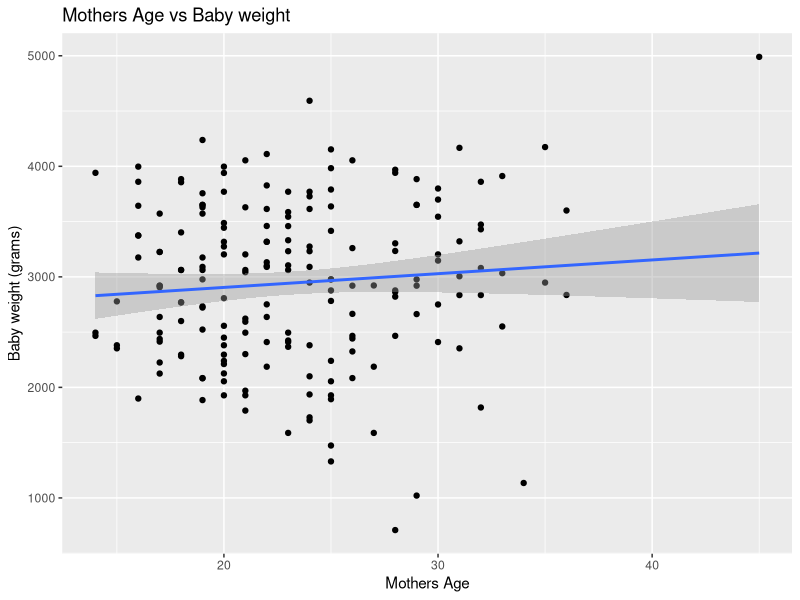
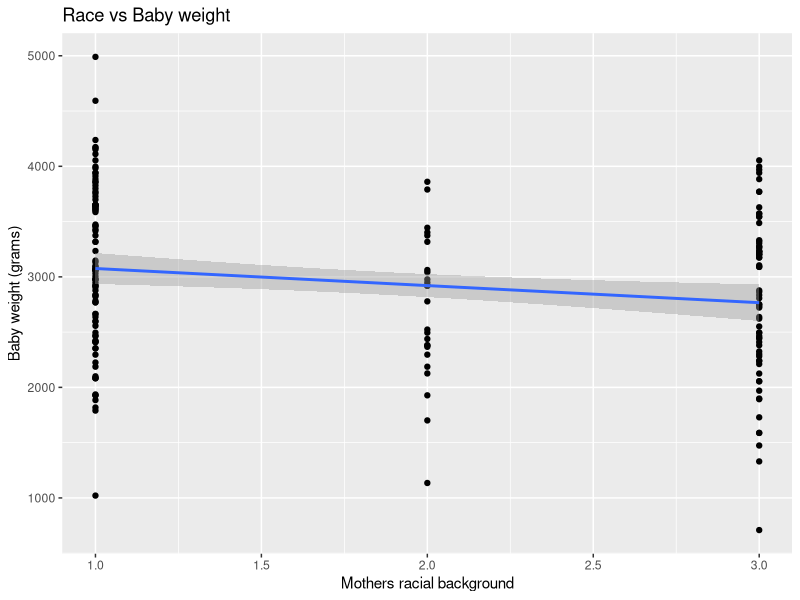
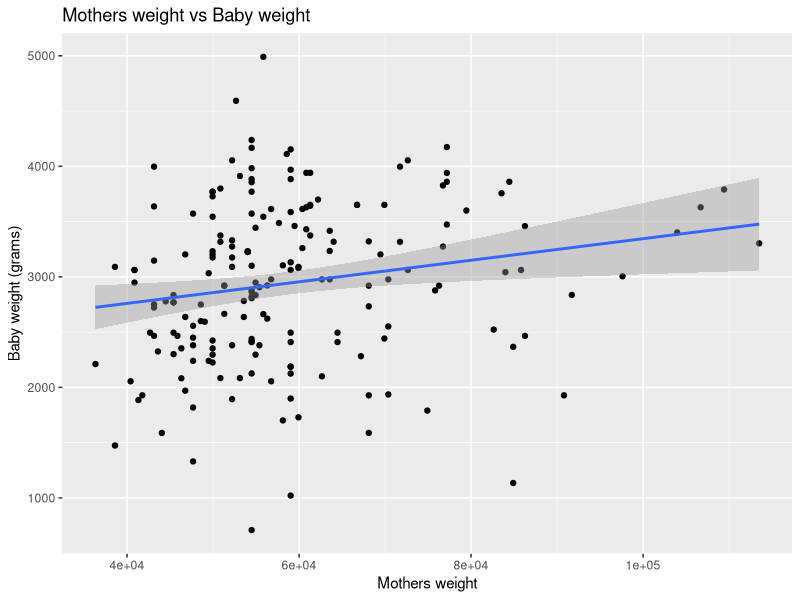
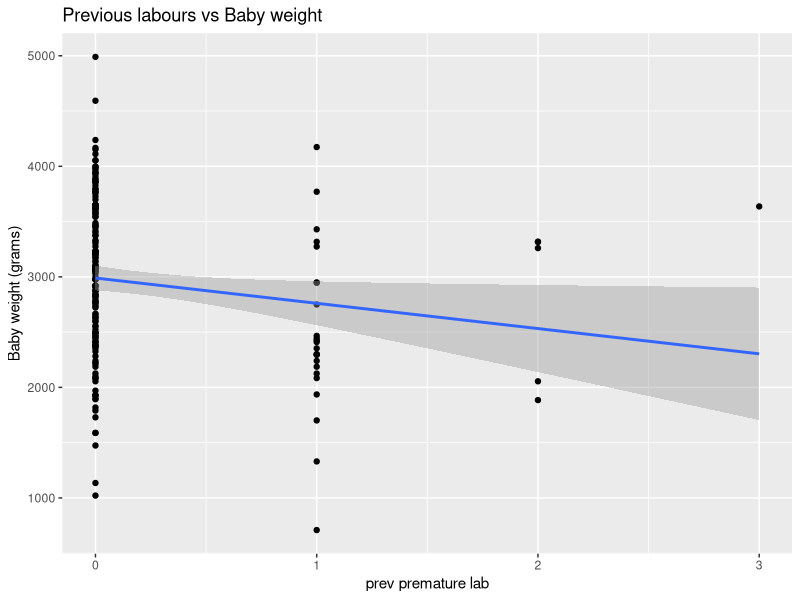
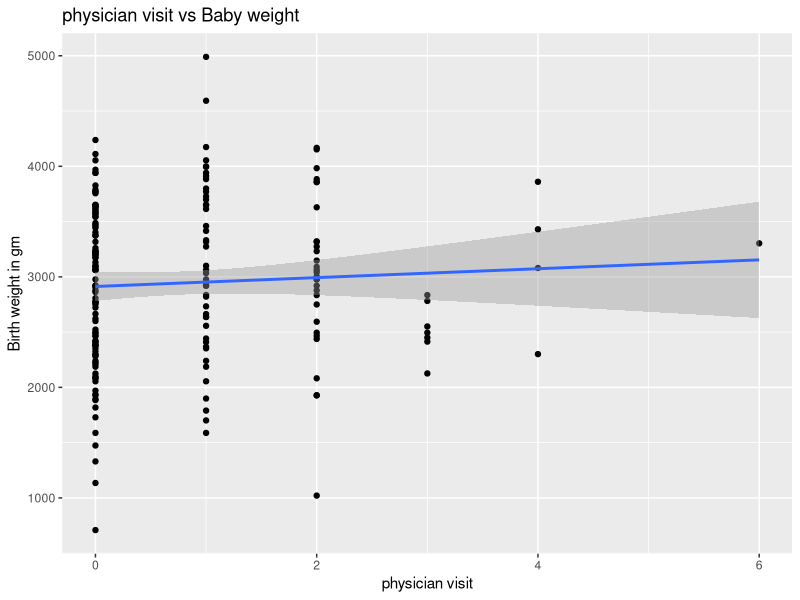
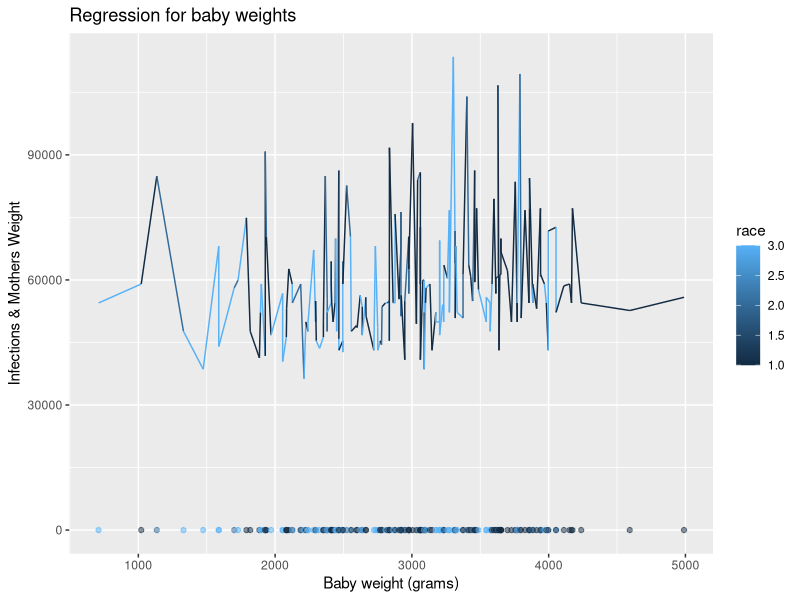

These figures' R source, in order:
## ---- chunk 1
library(MASS)
?birthwt
data("birthwt")
View(birthwt)
library(ggplot2)
## ---- chunk 2
library(data.table)
head(birthwt)
birthwt <- data.table(birthwt)
View(birthwt)
## ---- chunk 3
lr_age = lm(bwt~age, data=birthwt)
lr_age

plot1 <- ggplot(birthwt, aes(y = bwt, x = age)) + geom_point() +
geom_smooth(method = lm) +
labs(x = "Mothers Age", y = "Baby weight (grams)",
title = "Mothers Age vs Baby weight")
plot1
## ---- chunk 4
lr_race = lm(bwt~race, data=birthwt)
lr_race

plot5 <- ggplot(birthwt, aes(y = bwt, x = race)) + geom_point() +
geom_smooth(method = lm) +
labs(x = "Mothers racial background", y = "Baby weight (grams)",
title = "Race vs Baby weight")
plot5
## ---- chunk 5
birthwt$gram_lwt = (birthwt$lwt*454)
View(birthwt)
## ---- chunk 6
lr_lwt = lm(bwt~gram_lwt, data=birthwt)
lr_lwt

plot2 <- ggplot(birthwt, aes(y = bwt, x = gram_lwt)) + geom_point() +
geom_smooth(method = lm) +
labs(x = "Mothers weight", y = "Baby weight (grams)",
title = "Mothers weight vs Baby weight")
plot2
## ---- chunk 7
lr_ptl = lm(bwt~ptl, data=birthwt)
lr_ptl

plot3 <- ggplot(birthwt, aes(y = bwt, x = ptl)) + geom_point() +
geom_smooth(method = lm) +
labs(x = "prev premature lab", y = "Baby weight (grams)",
title = "Previous labours vs Baby weight")
plot3
## ---- chunk 8
lr_ftv = lm(bwt~ftv, data=birthwt)
lr_ftv

plot4 <- ggplot(birthwt, aes(y = bwt, x = ftv)) + geom_point() +
geom_smooth(method = lm) +
labs(x = "physician visit", y = "Birth weight in gm",
title = "physician visit vs Baby weight")
plot4
## ---- chunk 9
model_summ = lm(bwt ~ low + age + gram_lwt + race + smoke + ptl + ht + ui + ftv, data = birthwt)
summary(model_summ)

ggplot(birthwt, aes(x=bwt)) + 
  geom_point(aes(color=race, y=ui), alpha=0.5) + 
  geom_line(aes(color=race, y=gram_lwt)) +
  labs(title="Regression for baby weights",
       x="Baby weight (grams)",
       y="Infections & Mothers Weight")
